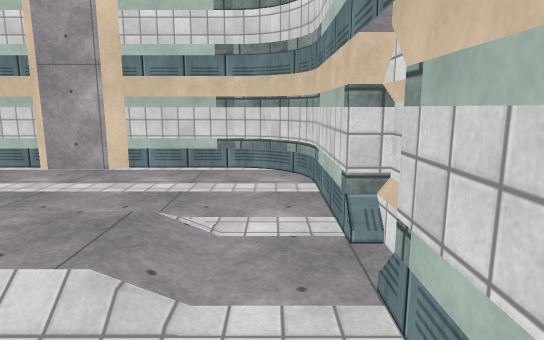
View 1 (above)

13 first-person views from a walk through a 3-D level made in the Unity game engine. The camera is 1.5 m above the floor, tilts 10° down and sees 75° across. The floor is counted in squares, 0.5 m on a side. Each view is taken from the middle of a square. On the plan, view 1 faces up. The plan holds only what a view shows up to about 20 squares ahead; the rest is blank. Some animated figures are not drawn. Surface patterns are stand-ins for the level's own textures.

View 2
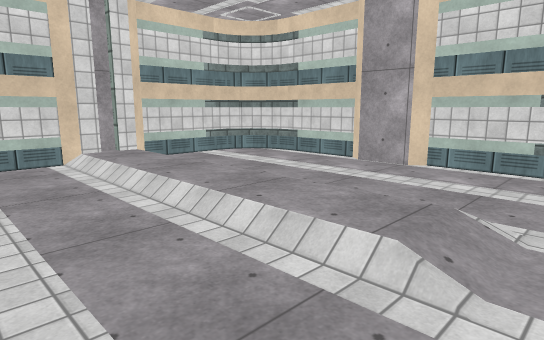

View 3
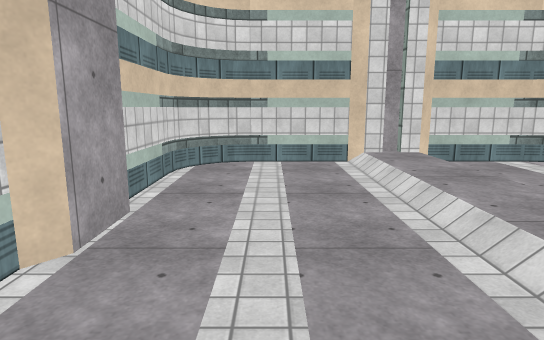

View 4
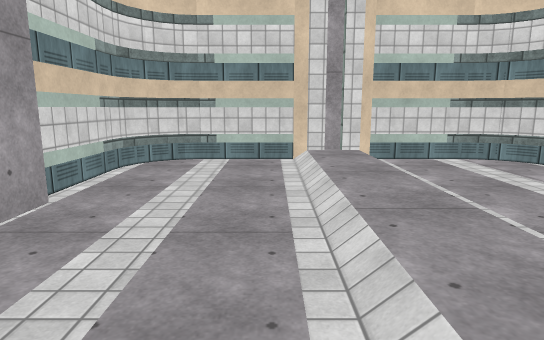

View 5
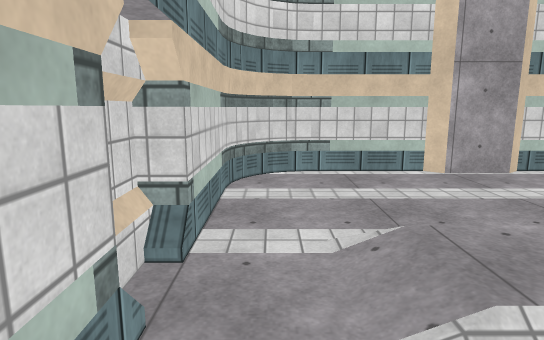

View 6
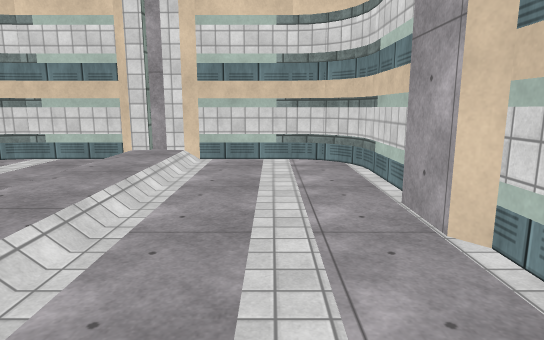

View 7
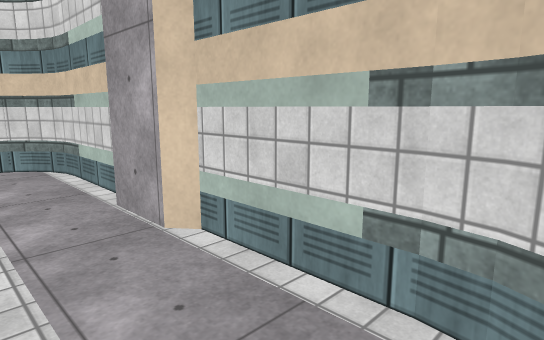

View 8
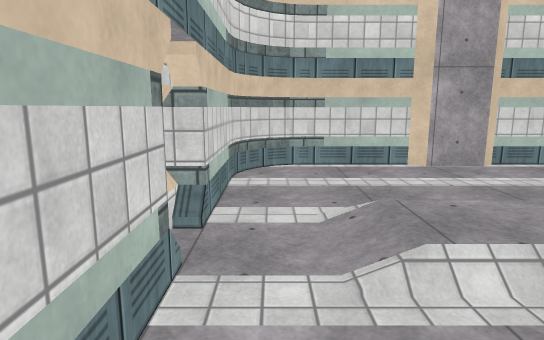

View 9
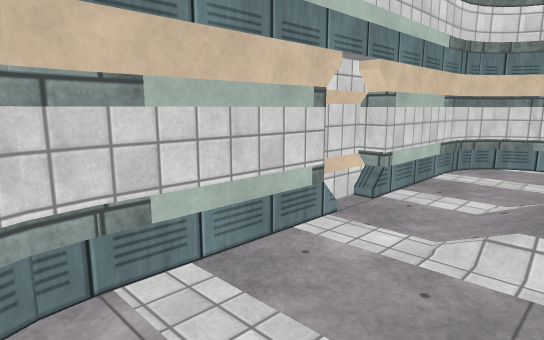

View 10
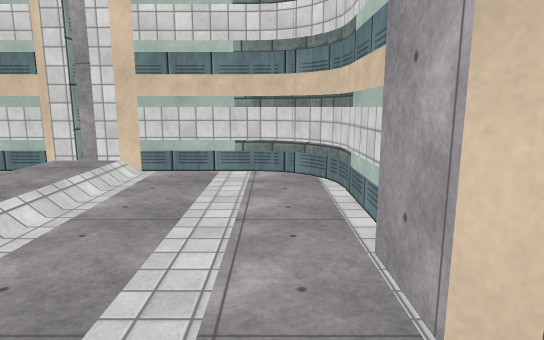

View 11
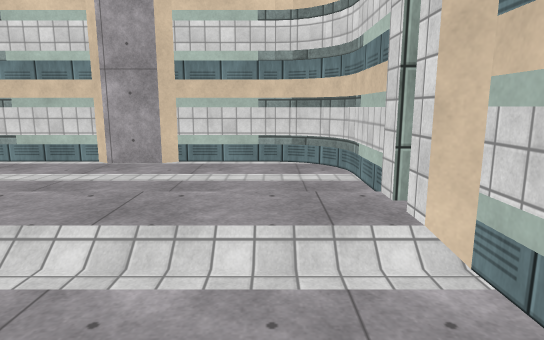

View 12
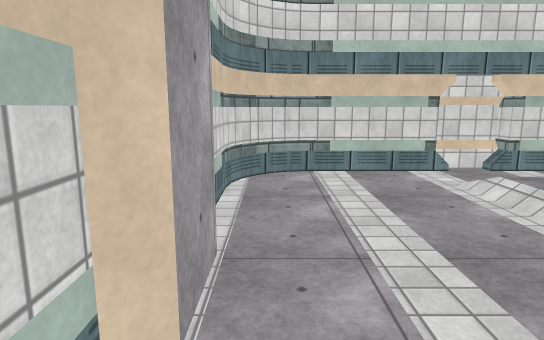

View 13
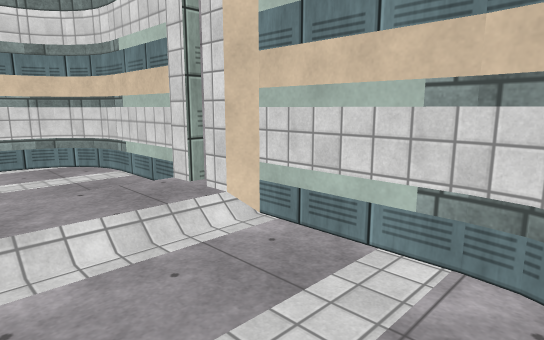

### Floor plan
Key: @ floor where view 1 was taken; # wall or solid block; . main floor; : floor 0.25 m higher than the main floor; / step, stairs or slope; = window, fence, low wall or low ledge.
Columns run from 21 left of view 1 to 2 right of it. Each row starts with its distance up from view 1.
 18    ########  ########
 17  ## ......####...... ##
 16  #....................#
 15 # .................... #
 14 #......................#
 13 #......................#
 12 #......................#
 11 #......................#
 10 #......................#
  9 #......................#
  8 ##:::::::::::::::::/...#
  7 ##:::::::::::::::::/...=
  6 ##:::::::::::::::::/...=
  5 ##:::::::::::::::::/...#
  4 #......................#
  3 #......................#
  2 #......................#
  1 #......................#
  0 #....................@.#
 -1 #......................#
 -2 # .................... #
 -3  #....................#
 -4  ## ......####...... ##
 -5    ########  ########

Positions as (right, up) in squares from view 1, and headings:
1: (0, 0), facing up
2: (0, -1), facing up-left
3: (-1, 0), facing left
4: (0, 3), facing left
5: (0, 12), facing down
6: (0, 13), facing left
7: (0, 13), facing up-left
8: (0, 14), facing down
9: (-4, 16), facing down-right
10: (-4, 15), facing left
11: (-17, 15), facing down
12: (-15, 16), facing right
13: (-14, 16), facing down-left
